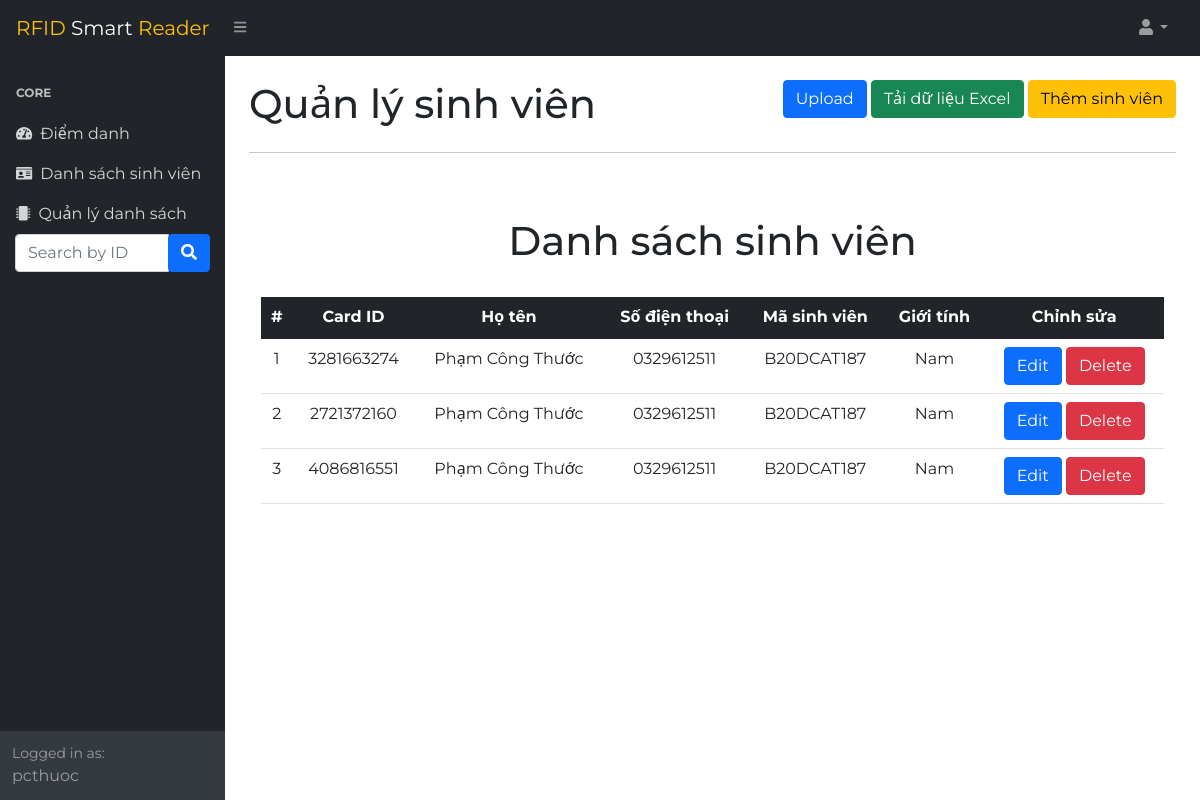
Page /manage/ (signed in) on the earlier database version.
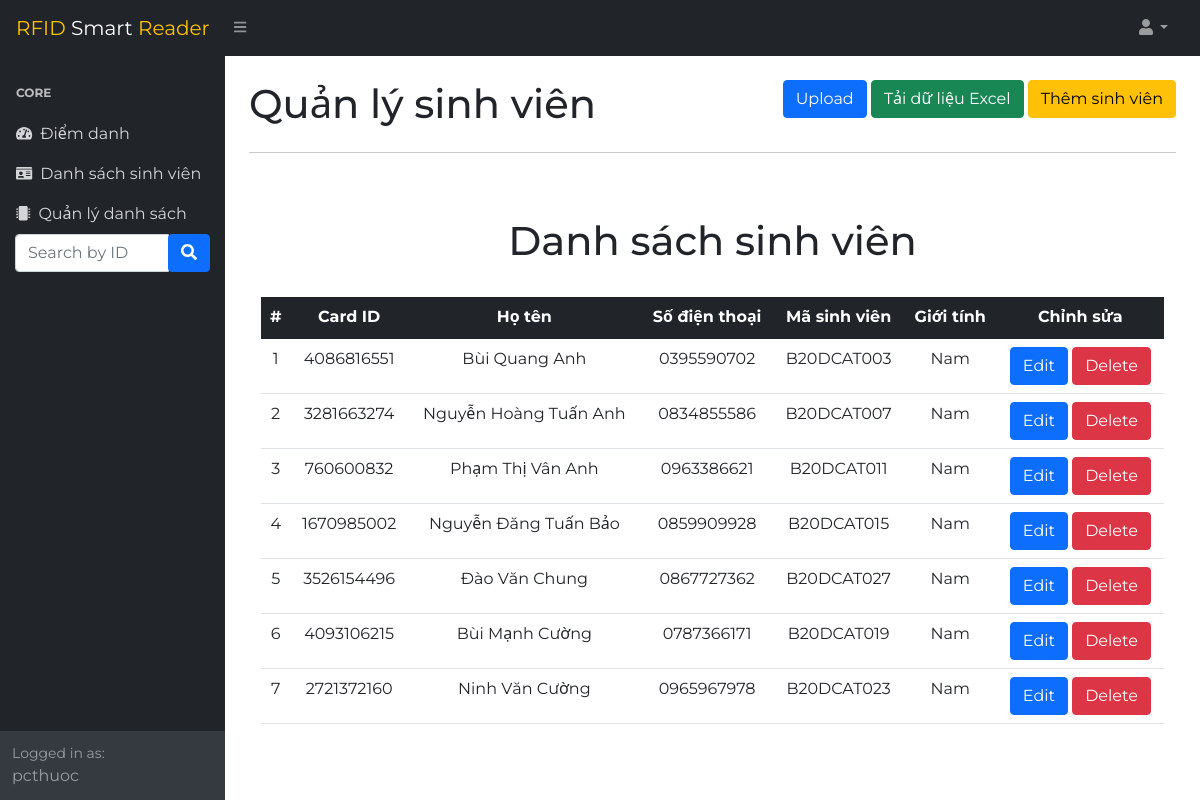
Same page on the later database version.
### attendance/models.py (models this page shows, shortened)
class Student(models.Model):
    card_id = models.IntegerField(unique=True)
    name = models.CharField(max_length=50, blank=True, null=True)
    masv = models.CharField(max_length=50, blank=True, null=True)
    phone = models.CharField(max_length=50, blank=True, null=True)
    sex = models.CharField(max_length=7, blank=True, null=True)
    email = models.EmailField(blank=True, null=True)
    birth_date = models.DateField(blank=True, null=True)

### attendance/views.py (the view)
# urls.py: path('manage/', views.manage , name = 'manage'),
def manage(request):
    users = Student.objects.all().order_by('id')
    context = {'users': users}
    return render(request, 'attendance/manage.html', context)

### rfid_project/Middleware.py (called while the page is built)
    def __call__(self, request):
        response = self.get_response(request)
        if not request.user.is_authenticated and request.path != '/login/' and request.path != '/process/':
            return redirect('login')
        return response

### attendance/templates/attendance/manage.html (shortened to what this page needs)
{% extends 'attendance/basic.html' %}
{% block body %}
<div class="d-flex">
    <div>
        <h1 class="mt-4">Quản lý sinh viên</h1>
    </div>
    <div class="ms-auto mt-4">
        <button type="button" class="btn btn-primary" data-bs-toggle="modal"
            data-bs-target="#uploadModal">Upload</button>
        <button type="button" id="download-excel-btn" class="btn btn-success">Tải dữ liệu Excel</button>
        <button type="button " class="btn btn-warning" data-bs-toggle="modal" data-bs-target="#CreateFormModal"
            id="CreateDevice">
            Thêm sinh viên
        </button>
    </div>
</div>
<hr>
<div class="container-fluid text-center">
    <br>
    <h1 class="mt-4">Danh sách sinh viên</h1>
    <br>
    <div class="table-responsive" style="height: 100%;">
        <table class="table">
            <thead class="table-dark">
                <TR>
                    <th scope="col">#</th>
                    <th scope="col">Card ID</TH>
                    <th scope="col">Họ tên</TH>
                    <th scope="col">Số điện thoại</TH>
                    <th scope="col">Mã sinh viên</TH>
                    <th scope="col">Giới tính</TH>
                    <th scope="col">Chỉnh sửa </TH>
                </TR>
            </thead>
            <tbody id="manage" class="manage">
                {% for user in users %}
                <tr>
                    <td>{{ forloop.counter }}</td>
                    <td>{{ user.card_id }}</td>
                    <td>{{ user.name|default:"None" }}</td>
                    <td>{{ user.phone|default:"None" }}</td>
                    <td>{{ user.masv|default:"None" }}</td>
                    <td>
                        {% if user.sex == "male" %}
                        Nam
                        {% elif user.sex == "female" %}
                        Nữ
                        {% else %}
                        Khác
                        {% endif %}
                    </td>
                    <td>
                        <button class="edit-btn btn btn-primary btn-xs" type="button"
                            data-user-card-id="{{ user.card_id }}" data-user-name="{{ user.name }}"
                            data-user-masv="{{ user.masv }}" data-user-phone="{{ user.phone }}"
                            data-user-sex="{{ user.sex }}" data-user-email="{{ user.email }}">Edit</button>
                        <button class="btn btn-danger btn-xs" type="button"
                            onclick="removeItem('{{ user.card_id }}')">Delete</button>
                    </td>
                </tr>
                {% endfor %}
            </tbody>
        </table>
    </div>
</div>
{% endblock %}

### attendance/templates/attendance/basic.html (shortened to what this page needs)
{% load static %}
<!DOCTYPE html>
<html lang="en">
<head>
    <link href="https://cdn.jsdelivr.net/npm/bootstrap@5.1.1/dist/css/bootstrap.min.css" rel="stylesheet"
>
    <link href="{% static 'dashboard.css' %}" rel="stylesheet" />
</head>
<body class="sb-nav-fixed">
    <nav class="sb-topnav navbar navbar-expand navbar-dark bg-dark">
        <a class="navbar-brand ps-3" href="{% url 'index' %}">RFID <span class="text-white">Smart</span> Reader </a>
        <button class="btn btn-link btn-sm order-1 order-lg-0 me-4 me-lg-0" id="sidebarToggle" href="#!"><i
                class="fas fa-bars"></i></button>
        <ul class="navbar-nav ms-auto ms-md-0 me-3 me-lg-4">
            <li class="nav-item dropdown">
                <a class="nav-link dropdown-toggle" id="navbarDropdown" href="#" role="button" data-bs-toggle="dropdown"
                    aria-expanded="false"><i class="fas fa-user fa-fw"></i></a>
            </li>
        </ul>
    </nav>
    <div id="layoutSidenav">
        <div id="layoutSidenav_nav">
            <nav class="sb-sidenav accordion sb-sidenav-dark" id="sidenavAccordion">
                <div class="sb-sidenav-menu">
                    <div class="nav">
                        <div class="sb-sidenav-menu-heading">Core</div>
                        <a class="nav-link" href="/home">
                            <div class="sb-nav-link-icon"><i class="fas fa-tachometer-alt"></i></div>
                            Điểm danh
                        </a>
                        <a class="nav-link" href="/users">
                            <div class="sb-nav-link-icon"><i class="fa fa-id-card" aria-hidden="true"></i></div>
                            Danh sách sinh viên
                        </a>
                        <a class="nav-link" href="/manage">
                            <div class="sb-nav-link-icon"><i class="fa fa-microchip" aria-hidden="true"></i></div>
                            Quản lý danh sách
                        </a>
                        <form action="/searchuser/" method="POST" class="sb-sidenav-menu"
                            style="margin-right: 15px; margin-left: 15px;">{% csrf_token %}
                            <div class="input-group justify-content-between">
                                <input class="form-control mr-sm-2" name="search" type="search"
                                placeholder="Search by ID" aria-label="Search">
                                <div class="input-group-append">
                                    <button class="btn btn-primary" type="submit"><i class="fas fa-search"></i></button>
                                </div>
                            </div>
                        </form>
                    </div>
                </div>
                <div class="sb-sidenav-footer">
                    <div class="small">Logged in as:</div>
                    {{request.user}}
                </div>
            </nav>
        </div>
        <div id="layoutSidenav_content">
            <main>
                <div class="container-fluid px-4 pb-5">
                    {% block body %}{% endblock %}
                </div>
            </main>
        </div>
    </div>
</body>
</html>

Differences in the rows shown:
removed Student: card_id "3281663274", name "Phạm Công Thước", phone "0329612511", masv "B20DCAT187", sex "Nam"
removed Student: card_id "2721372160", name "Phạm Công Thước", phone "0329612511", masv "B20DCAT187", sex "Nam"
removed Student: card_id "4086816551", name "Phạm Công Thước", phone "0329612511", masv "B20DCAT187", sex "Nam"
added Student: card_id "4086816551", name "Bùi Quang Anh", phone "0395590702", masv "B20DCAT003", sex "Nam"
added Student: card_id "3281663274", name "Nguyễn Hoàng Tuấn Anh", phone "0834855586", masv "B20DCAT007", sex "Nam"
added Student: card_id "760600832", name "Phạm Thị Vân Anh", phone "0963386621", masv "B20DCAT011", sex "Nam"
added Student: card_id "1670985002", name "Nguyễn Đăng Tuấn Bảo", phone "0859909928", masv "B20DCAT015", sex "Nam"
added Student: card_id "3526154496", name "Đào Văn Chung", phone "0867727362", masv "B20DCAT027", sex "Nam"
added Student: card_id "4093106215", name "Bùi Mạnh Cường", phone "0787366171", masv "B20DCAT019", sex "Nam"
added Student: card_id "2721372160", name "Ninh Văn Cường", phone "0965967978", masv "B20DCAT023", sex "Nam"
